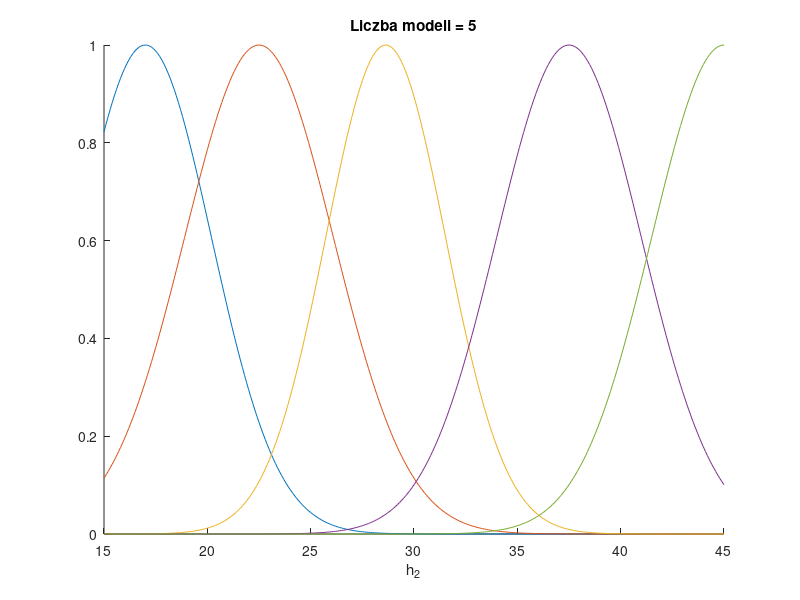

Source code (MATLAB):
clear all;

liczba_regulatorow = 5;
%zakres wysokosci
figure;
hold on;

h2_pocz=15;
h2_koniec=45;
x = (h2_pocz:0.1:h2_koniec)';
kk=101;
center=linspace(h2_pocz,h2_koniec,liczba_regulatorow);
load('TS_param.mat')


for nr=1:liczba_regulatorow
    y{nr}=gaussmf(x, [sigma(nr) centra(nr)]);
    
    %subplot(4,1,i);
    str=sprintf('Liczba modeli = %d', liczba_regulatorow);
    title(str);
    xlabel('h_2')
    hold on
    plot(x, y{nr});
    
end
